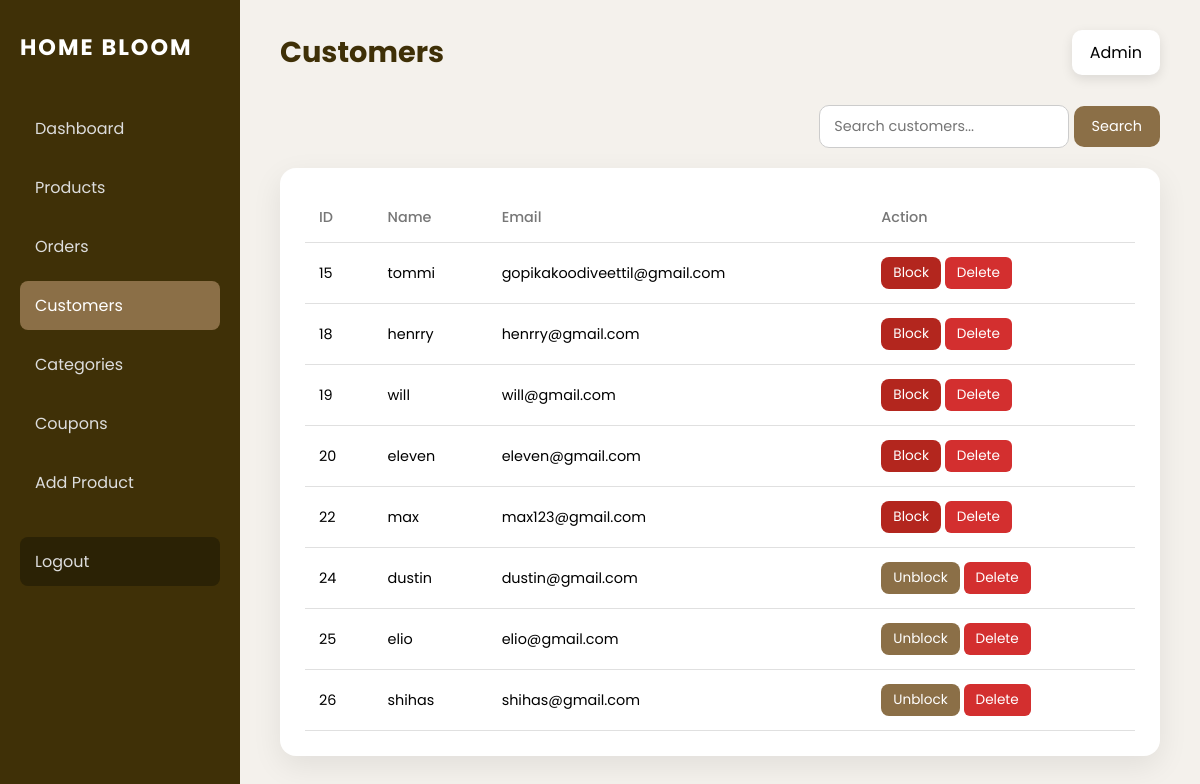
Page /admincutomer/ (signed in) on the committed database.
### bloom/models.py (models this page shows, shortened)
class User(AbstractUser):
    email = models.EmailField(unique=True)
    USERNAME_FIELD = "email"
    REQUIRED_FIELDS = ["username"]

### bloom/decorators.py (the view)
    def wrapper(request, *args, **kwargs):
        if request.user.is_authenticated and request.user.is_staff:
            return view_func(request, *args, **kwargs)
        messages.error(request, "Admin access only.")
        return redirect("login")

### bloom/views.py (called while the page is built)
@never_cache
@admin_required
def admincustomer(request):
    if not request.user.is_staff:
        return HttpResponseForbidden("Access denied")
    customers = User.objects.filter(is_staff=False)
    return render(request, "admincustomer.html", {
        "customers": customers
    })

### bloom/templates/admincustomer.html (shortened to what this page needs)
<!DOCTYPE html>
<html lang="en">
<head>
</head>
<body>
<div class="dashboard-wrapper">
    <aside class="sidebar">
        <h2 class="brand">HOME BLOOM</h2>
        <nav>
            <a href="{% url 'admindashboard' %}">Dashboard</a>
            <a href="{%url 'adminproduct'%}">Products</a>
            <a href="{% url 'adminorder' %}">Orders</a>
             <a href="{%url 'admincustomer'%}"class="active">Customers</a>
            <a href="{%url 'admincategory'%}">Categories</a>
            <a href="{%url 'admincoupon'%}">Coupons</a>
            <a href="{%url 'addproduct'%}">Add Product</a>
            <a href="/" class="logout">Logout</a>
        </nav>
    </aside>
    <main class="main-content">
        <div class="top-bar">
            <h1>Customers</h1>
            <div class="admin-info">Admin</div>
        </div>
        <div class="search-wrapper">
            <form method="get" action="{% url 'admincustomer' %}">
                <input type="text" name="q" placeholder="Search customers..." class="search-input">
                <button type="submit" class="search-btn">Search</button>
            </form>
        </div>
        <div class="table-wrapper">
            <table>
                <thead>
                    <tr>
                        <th>ID</th>
                        <th>Name</th>
                        <th>Email</th>
                        <th>Action</th>
                    </tr>
                </thead>
                <tbody>
    {% for user in customers %}
    <tr>
        <td>{{ user.id }}</td>
        <td>{{ user.username }}</td>
        <td>{{ user.email }}</td>
        <td>
    <form action="{% url 'toggle_customer_block' user.id %}" method="post" style="display:inline;">
    <button type="submit"
        style="
            padding:6px 12px;
            border-radius:8px;
            border:none;
            cursor:pointer;
            font-size:0.85rem;
            background:{% if user.is_active %}#b3261e{% else %}#8B6F47{% endif %};
            color:#fff;
        ">
        {% if user.is_active %}
            Block
        {% else %}
            Unblock
        {% endif %}
    </button>
</form>
  <form action="{% url 'delete_customer' user.id %}" method="post" style="display:inline;">
    <button type="submit" class="delete-btn">Delete</button>
</form>
</td>
    </tr>
    {% empty %}
    <tr>
        <td colspan="4">No customers found</td>
    </tr>
    {% endfor %}
</tbody>
            </table>
        </div>
    </main>
</div>
</body>
</html>

### bloom/templates/admincustomer.html (style rules this page uses)
* { margin:0; padding:0; box-sizing:border-box; font-family:'Poppins', sans-serif; }
body { background:#f4f1ec; }
.dashboard-wrapper { display:flex; min-height:100vh; }
.sidebar { width:240px; background:#3f3007; color:#fff; padding:30px 20px; }
.brand { font-size:1.4rem; letter-spacing:2px; margin-bottom:40px; }
.sidebar nav a { display:block; color:#ddd; text-decoration:none; padding:12px 15px; border-radius:8px; margin-bottom:10px; }
.sidebar nav a:hover, .sidebar nav a.active { background:#8B6F47; color:#fff; }
.logout { margin-top:30px; background:#2b2205; }
.main-content { flex:1; padding:30px 40px; }
.top-bar { display:flex; justify-content:space-between; align-items:center; margin-bottom:30px; }
.top-bar h1 { font-size:1.8rem; color:#3f3007; }
.admin-info { background:#fff; padding:10px 18px; border-radius:10px; box-shadow:0 4px 12px rgba(0,0,0,.1); }
.search-wrapper { margin-bottom:20px; display:flex; justify-content:flex-end; gap:10px; }
.search-input { padding:10px 14px; border-radius:10px; border:1px solid #ccc; font-size:0.9rem; width:250px; }
.search-btn { padding:10px 18px; border-radius:10px; border:none; background:#8B6F47; color:#fff; font-size:0.9rem; cursor:pointer; }
.table-wrapper { background:#fff; border-radius:16px; padding:25px; box-shadow:0 10px 30px rgba(0,0,0,.08); overflow-x:auto; }
table { width:100%; border-collapse:collapse; min-width:800px; }
th,td { padding:14px; text-align:left; border-bottom:1px solid #e0e0e0; font-size:0.9rem; }
th { color:#777; font-weight:500; }
.delete-btn { background-color: #d32f2f; color: #fff; border: none; padding: 6px 12px; border-radius: 6px; cursor: pointer; font-size: 0.85rem; transition: background 0.3s; }

### rows in the picture
User: id "15", username "tommi", email "gopikakoodiveettil@gmail.com", is_active "Block"
User: id "18", username "henrry", email "henrry@gmail.com", is_active "Block"
User: id "19", username "will", email "will@gmail.com", is_active "Block"
User: id "20", username "eleven", email "eleven@gmail.com", is_active "Block"
User: id "22", username "max", email "max123@gmail.com", is_active "Block"
User: id "24", username "dustin", email "dustin@gmail.com", is_active "Unblock"
User: id "25", username "elio", email "elio@gmail.com", is_active "Unblock"
User: id "26", username "shihas", email "shihas@gmail.com", is_active "Unblock"
